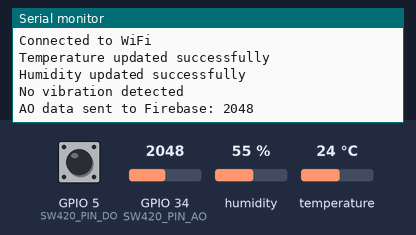
The sketch below on a simulated ESP32. On the bench: the last lines printed to the serial monitor. Inputs (shaded band) come from the test bench; at power-on: GPIO 34 (SW420_PIN_AO) = 2048, GPIO 5 (SW420_PIN_DO) LOW, humidity 55 %, temperature 24 °C. WiFi joins after 1.5 s; servers stay silent unless stated.

Above: at 3.2 s.
3.3 s: GPIO 34 (SW420_PIN_AO) set to 2866
At 7.93 s:
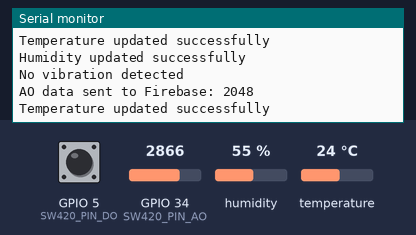
9.6 s: GPIO 34 (SW420_PIN_AO) set to 3603
At 13.7 s:
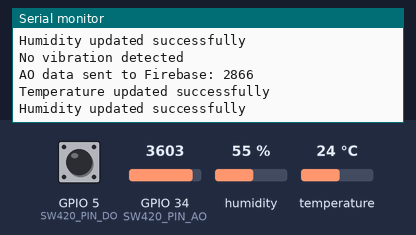
15.9 s: GPIO 5 (SW420_PIN_DO) pulled HIGH for 3 s
At 19.48 s:
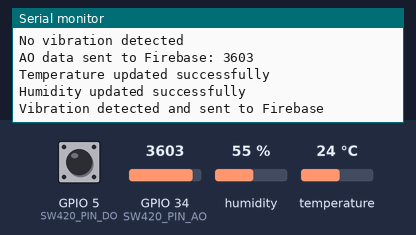
Timing chart, 0 to 21.0 s (numbered marks = the images above; inputs shaded):
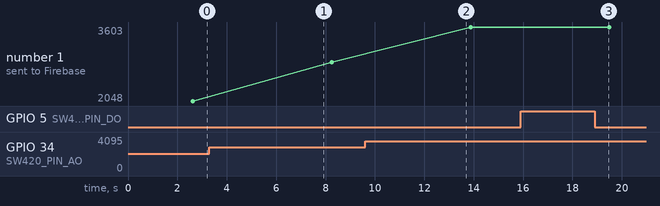

Measured:
- after the input at 15.9 s, the serial monitor: prints a new line after 3.4 s (image 3)
- plotted number 1: 2048 → 2866 after the input at 3.3 s, 2866 → 3603 after the input at 9.6 s

The sketch:

arduino.ino
```cpp
#include <WiFi.h>
#include <FirebaseESP32.h>
#include <DHT.h>
#include <SD.h>


#define WIFI_SSID "D-Link"
#define WIFI_PASSWORD "123456789"

#define API_KEY "AIzaSyAhd41Pj9pHoNSxpWU1dW47rgdZEd5621k"
#define DATABASE_URL "https://machine-failure-3c644-default-rtdb.asia-southeast1.firebasedatabase.app/"


#define USER_EMAIL "priya@gmail.com"
#define USER_PASSWORD "12345678"


FirebaseData fbData;
FirebaseAuth fbAuth;
FirebaseConfig fbConfig;

#define DHTPIN 4
#define DHTTYPE DHT11
DHT dht(DHTPIN, DHTTYPE);

#define SW420_PIN_DO 5
#define SW420_PIN_AO 34


String tempPath = "/users/rJFoaso9u1XGBEf3aN3Jm5ngLKp2/temperature";
String humPath = "/users/rJFoaso9u1XGBEf3aN3Jm5ngLKp2/humidity";
String vibrationPath = "/users/rJFoaso9u1XGBEf3aN3Jm5ngLKp2/vibration";
String aoPath = "/users/rJFoaso9u1XGBEf3aN3Jm5ngLKp2/ao_data";

void setup() {
  Serial.begin(115200);


  WiFi.begin(WIFI_SSID, WIFI_PASSWORD);
  while (WiFi.status() != WL_CONNECTED) {
    delay(1000);
    Serial.println("Connecting to WiFi...");
  }
  Serial.println("Connected to WiFi");


  fbConfig.api_key = API_KEY;
  fbConfig.database_url = DATABASE_URL;
  fbAuth.user.email = USER_EMAIL;
  fbAuth.user.password = USER_PASSWORD;


  Firebase.begin(&fbConfig, &fbAuth);


  dht.begin();


  pinMode(SW420_PIN_DO, INPUT);
  pinMode(SW420_PIN_AO, INPUT);
}

void loop() {

  float temperature = dht.readTemperature();
  float humidity = dht.readHumidity();

  if (isnan(temperature) || isnan(humidity)) {
    Serial.println("Failed to read from DHT sensor");
    return;
  }

  int vibrationState = digitalRead(SW420_PIN_DO);

  int aoValue = analogRead(SW420_PIN_AO);

  if (Firebase.setFloat(fbData, tempPath.c_str(), temperature)) {
    Serial.println("Temperature updated successfully");
  } else {
    Serial.println(fbData.errorReason());
  }


  if (Firebase.setFloat(fbData, humPath.c_str(), humidity)) {
    Serial.println("Humidity updated successfully");
  } else {
    Serial.println(fbData.errorReason());
  }


  if (Firebase.setInt(fbData, vibrationPath.c_str(), vibrationState)) {
    if (vibrationState == HIGH) {
      Serial.println("Vibration detected and sent to Firebase");
    } else {
      Serial.println("No vibration detected");
    }
  } else {
    Serial.println(fbData.errorReason());
  }

  if (Firebase.setInt(fbData, aoPath.c_str(), aoValue)) {
    Serial.print("AO data sent to Firebase: ");
    Serial.println(aoValue);
  } else {
    Serial.println(fbData.errorReason());
  }


  delay(5000);
}
```
